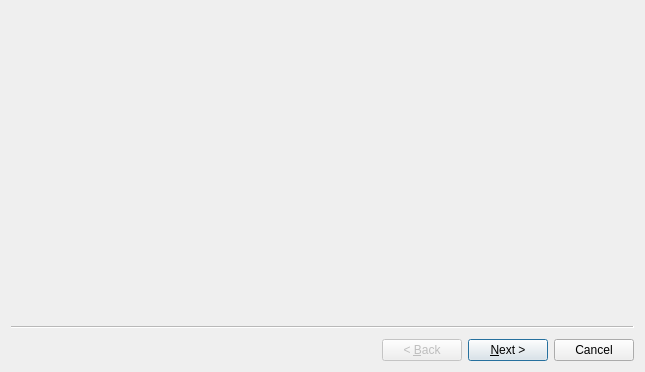
<?xml version="1.0" encoding="UTF-8"?>
<ui version="4.0">
 <class>MTWizardAddAccount</class>
 <widget class="QWizard" name="MTWizardAddAccount">
  <property name="geometry">
   <rect>
    <x>0</x>
    <y>0</y>
    <width>645</width>
    <height>372</height>
   </rect>
  </property>
  <property name="windowTitle">
   <string>Wizard</string>
  </property>
  <widget class="MTPageAcct_Name" name="wizardPage"/>
  <widget class="MTPageAcct_Asset" name="wizardPage1"/>
  <widget class="MTPageAcct_Nym" name="wizardPage2"/>
  <widget class="MTPageAcct_Server" name="wizardPage3"/>
 </widget>
 <customwidgets>
  <customwidget>
   <class>MTPageAcct_Asset</class>
   <extends>QWizardPage</extends>
   <header>pageacct_asset.h</header>
   <container>1</container>
  </customwidget>
  <customwidget>
   <class>MTPageAcct_Nym</class>
   <extends>QWizardPage</extends>
   <header>pageacct_nym.h</header>
   <container>1</container>
  </customwidget>
  <customwidget>
   <class>MTPageAcct_Server</class>
   <extends>QWizardPage</extends>
   <header>pageacct_server.h</header>
   <container>1</container>
  </customwidget>
  <customwidget>
   <class>MTPageAcct_Name</class>
   <extends>QWizardPage</extends>
   <header>pageacct_name.h</header>
   <container>1</container>
  </customwidget>
 </customwidgets>
 <resources/>
 <connections/>
</ui>
